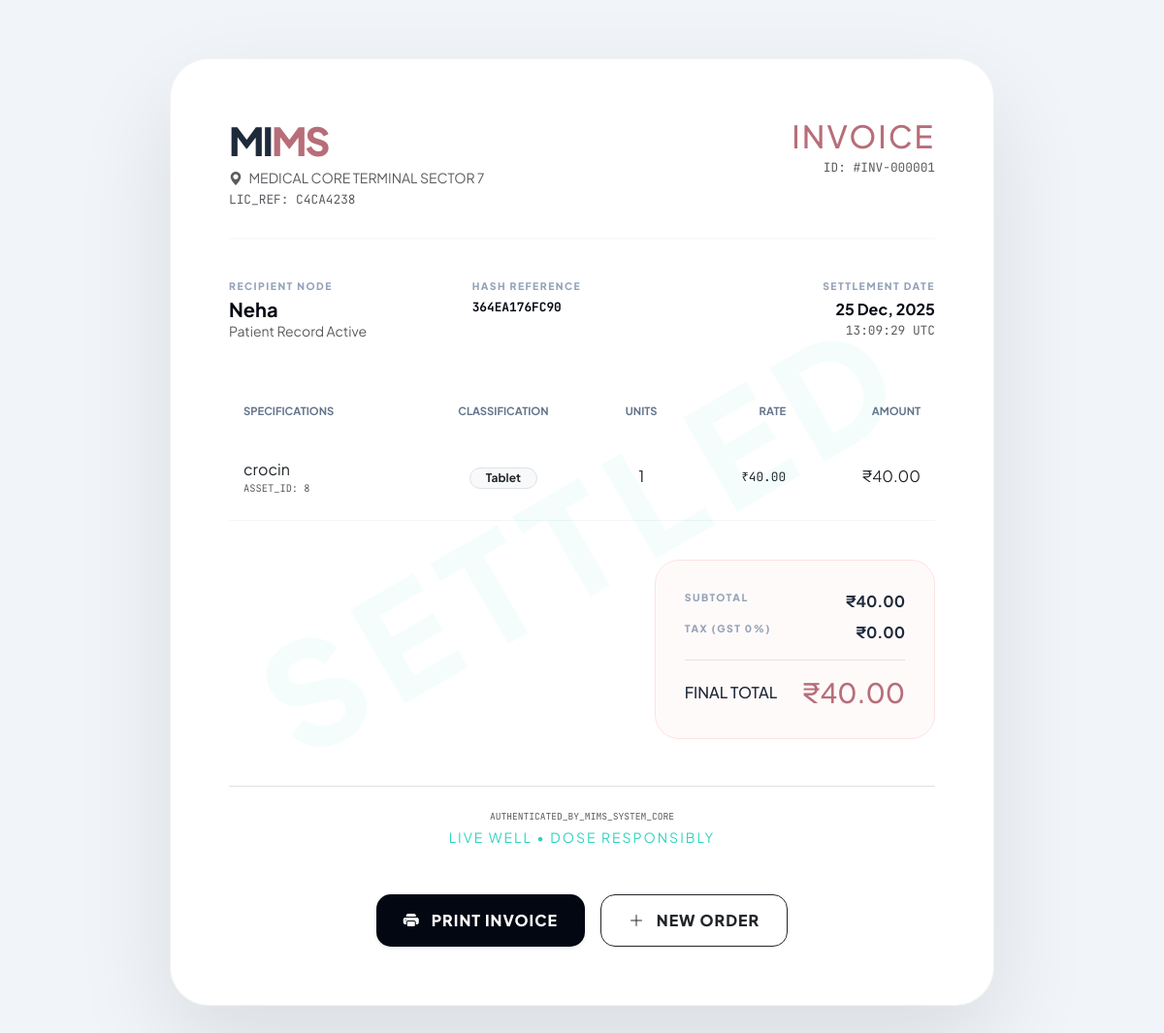
Before: /module/generate_bill.php?sale_id=1 (signed in) with the older database file.
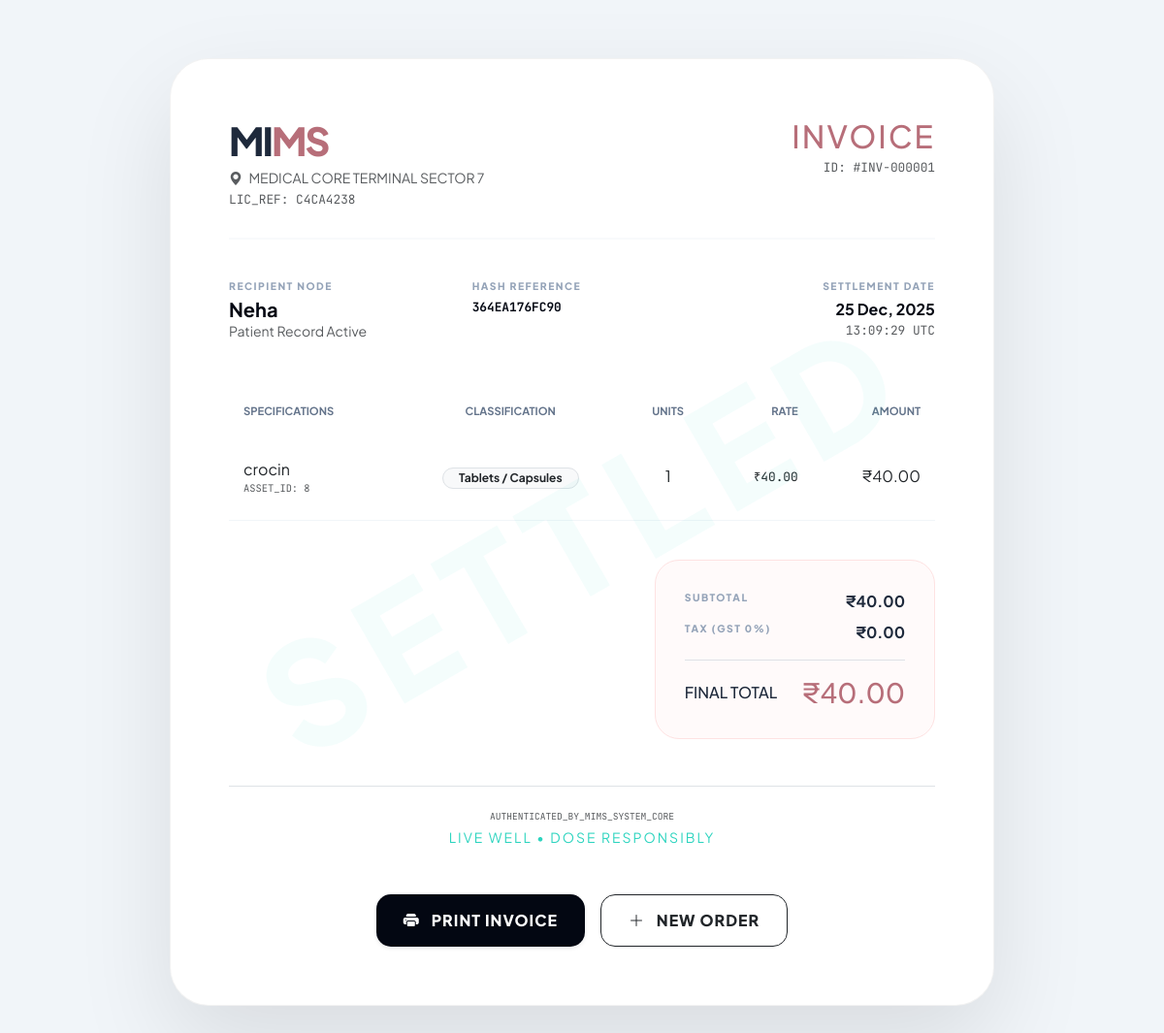
After: the same page with the newer database file.
### tables this page shows
CREATE TABLE `sales` (
  `id` int(11) NOT NULL,
  `medicine_id` int(11) NOT NULL,
  `patient_name` varchar(255) NOT NULL,
  `quantity_sold` int(11) NOT NULL,
  `sale_date` timestamp NOT NULL DEFAULT current_timestamp()
);

CREATE TABLE `medicines` (
  `id` int(11) NOT NULL,
  `m_name` varchar(255) NOT NULL,
  `category` varchar(100) DEFAULT NULL,
  `stock` int(11) DEFAULT NULL,
  `price` decimal(10,2) NOT NULL,
  `expiry_date` date DEFAULT NULL,
  `image_url` varchar(255) DEFAULT NULL,
  `description` text DEFAULT NULL,
  `image` varchar(255) DEFAULT 'default.png',
  `quantity` int(11) DEFAULT 0
);

### module/generate_bill.php (the view, shortened to what the changed rows need)
<?php
include('../config/db_connect.php');
$sale_id = (int)$_GET['sale_id'];
$query = "SELECT s.*, m.m_name, m.price as current_price, m.category
          FROM sales s
          JOIN medicines m ON s.medicine_id = m.id
          WHERE s.id = $sale_id";
$result = mysqli_query($conn, $query);
$data = mysqli_fetch_assoc($result);
$total_cost = $data['quantity_sold'] * $data['current_price'];
?>
<!DOCTYPE html>
<html lang="en">
<head>
    <link href="https://cdn.jsdelivr.net/npm/bootstrap@5.3.0/dist/css/bootstrap.min.css" rel="stylesheet">
    <link rel="stylesheet" href="https://cdn.jsdelivr.net/npm/bootstrap-icons@1.11.0/font/bootstrap-icons.css">
    <link rel="stylesheet" href="https://cdnjs.cloudflare.com/ajax/libs/animate.css/4.1.1/animate.min.css"/>
</head>
<body>
<div class="container">
    <div class="invoice-wrapper animate__animated animate__fadeInUp">
        <div class="invoice-header d-flex justify-content-between align-items-start">
            <div>
                <h1 class="logo-text mb-1">MI<span>MS</span></h1>
            </div>
            <div class="text-end">
                <h2 class="fw-800 mb-0" style="color: var(--rose-gold); letter-spacing: 2px;">INVOICE</h2>
            </div>
        </div>
        <div class="row mb-5">
            <div class="col-4">
                <p class="info-label mb-1">Recipient Node</p>
                <p class="info-value mb-0 h5 fw-800"><?php echo htmlspecialchars($data['patient_name']); ?></p>
                <p class="small text-muted mb-0">Patient Record Active</p>
            </div>
            <div class="col-4 text-end">
                <p class="info-label mb-1">Settlement Date</p>
                <p class="info-value mb-0"><?php echo date('d M, Y', strtotime($data['sale_date'])); ?></p>
                <p class="small text-muted mb-0 mono"><?php echo date('H:i:s', strtotime($data['sale_date'])); ?> UTC</p>
            </div>
        </div>
        <div class="table-responsive mb-4">
            <table class="table table-custom">
                <thead>
                    <tr>
                        <th>Specifications</th>
                        <th class="text-center">Classification</th>
                        <th class="text-center">Units</th>
                        <th class="text-end">Rate</th>
                        <th class="text-end">Amount</th>
                    </tr>
                </thead>
                <tbody>
                    <tr>
                        <td>
                            <div class="fw-800 text-dark"><?php echo htmlspecialchars($data['m_name']); ?></div>
                            <div class="mono text-muted" style="font-size: 0.65rem;">ASSET_ID: <?php echo $data['medicine_id']; ?></div>
                        </td>
                        <td class="text-center">
                            <span class="badge rounded-pill bg-light text-dark border px-3"><?php echo htmlspecialchars($data['category']); ?></span>
                        </td>
                        <td class="text-center fw-800"><?php echo $data['quantity_sold']; ?></td>
                        <td class="text-end mono">₹<?php echo number_format($data['current_price'], 2); ?></td>
                        <td class="text-end fw-800">₹<?php echo number_format($total_cost, 2); ?></td>
                    </tr>
                </tbody>
            </table>
        </div>
        <div class="row justify-content-end">
            <div class="col-md-5">
                <div class="total-card">
                    <div class="d-flex justify-content-between mb-2">
                        <span class="info-label">Subtotal</span>
                        <span class="fw-bold">₹<?php echo number_format($total_cost, 2); ?></span>
                    </div>
                    <div class="d-flex justify-content-between align-items-center">
                        <span class="fw-800 h6 mb-0 text-uppercase">Final Total</span>
                        <span class="fw-800 h3 mb-0" style="color: var(--rose-gold);">₹<?php echo number_format($total_cost, 2); ?></span>
                    </div>
                </div>
            </div>
        </div>
    </div>
</div>
</body>
</html>

Changed rows visible on the page:
changed through a linked row, sales "Neha": medicine.category "Tablet" → "Tablets / Capsules"
